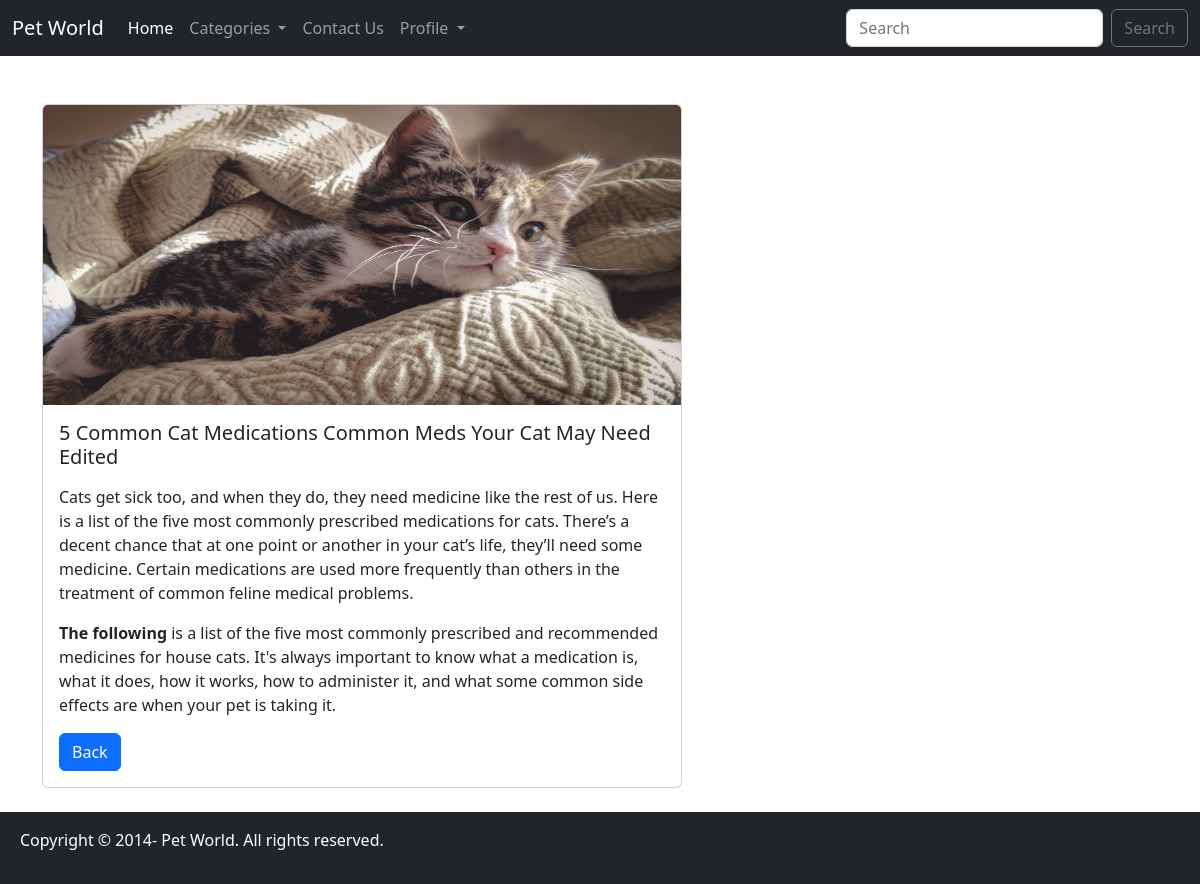
The app's page /storydetail3 with its own data.
### myapp/models.py (models this page shows, shortened)
class Story(models.Model):
    title = models.CharField(max_length=300)
    body = RichTextField()
    story_image = models.ImageField(blank=True, null=True, upload_to='images/')
    author = models.ForeignKey(User, on_delete=models.CASCADE)
    created_at = models.DateField(auto_now_add=True)
    category = models.ForeignKey(Category, null=True, on_delete=models.SET_NULL)

### myapp/views.py (the view)
# urls.py: path('storydetail<story_id>', views.storydetailview, name="storydetail"),
def storydetailview(request, story_id):
    story = Story.objects.get(pk=story_id)
    return render(request, 'storydetail.html', {'story':story})

### templates/storydetail.html (shortened to what this page needs)
{% extends 'base.html' %}
{% block content %}
<br/>
<div class="container">
    <div class="card" style="width: 40rem;">
        {% if story.story_image %}
        <img src="{{story.story_image.url}}" class="card-img-top" width="200" height="300" alt="...">
        {% endif %}
        <div class="card-body">
          <h5 class="card-title">{{story.title}}</h5>
          <p class="card-text">{{story.body|safe}}</p>
          <a href="{% url 'home' %}" class="btn btn-primary">Back</a>
        </div>
      </div>
</div>
<br/>
{% endblock %}

### templates/base.html (shortened to what this page needs)
<!doctype html>
<html lang="en">
  <head>
    <link href="https://cdn.jsdelivr.net/npm/bootstrap@5.2.0/dist/css/bootstrap.min.css" rel="stylesheet">
  </head>
  <body>
    <nav class="navbar navbar-expand-lg navbar-dark bg-dark">
        <div class="container-fluid">
          <a class="navbar-brand" href="{% url 'home' %}">Pet World</a>
          <div class="collapse navbar-collapse" id="navbarSupportedContent">
            <ul class="navbar-nav me-auto mb-2 mb-lg-0">
              <li class="nav-item">
                <a class="nav-link active" aria-current="page" href="{% url 'home' %}">Home</a>
              </li>
              <li class="nav-item dropdown">
                <a class="nav-link dropdown-toggle" href="#" role="button" data-bs-toggle="dropdown" aria-expanded="false">
                  Categories
                </a>
              </li>
              <li class="nav-item">
                <a class="nav-link" href="{% url 'contact' %}">Contact Us</a>
              </li>
              <li class="nav-item dropdown">
                <a class="nav-link dropdown-toggle" href="#" role="button" data-bs-toggle="dropdown" aria-expanded="false">
                  Profile
                </a>
              </li>
            </ul>
            <form method="POST" action="searchstory" class="d-flex" role="search">
              <input class="form-control me-2" name="searched" type="search" placeholder="Search" aria-label="Search">
              <button class="btn btn-outline-secondary" type="submit">Search</button>
            </form>
          </div>
        </div>
    </nav>
    <br/>
    {% block content %}
    {% endblock %}
    <nav class="navbar navbar-expand-lg navbar-dark bg-dark">
        <div class="container-fluid">
            <div class="collapse navbar-collapse" id="navbarSupportedContent">
                <ul class="navbar-nav me-auto mb-2 mb-lg-0">
                <li class="nav-item">
                    <p class="nav-link active" aria-current="page">Copyright © 2014-{{current_year}} Pet World. All rights reserved.</p>
                </li>
                </ul>
            </div>
        </div>
    </nav>
  </body>
</html>

### records on screen
Story: story_image (picture), title "5 Common Cat Medications Common Meds Your Cat May Need Edited", body "Cats get sick too, and when they do, they need medicine like the rest of us. Here is a list of the five most commonly prescribed medications for cats. There’s a decent chance that at one point or another in your cat’s life, they’ll need some medicine. Certain medications are used more frequently than others in the treatment of common feline medical problems. The following is a list of the five most commonly prescribed and recommended medicines for house cats. It's always important to know what a medication is, what it does, how it works, how to administer it, and what some common side effects are when your pet is taking it."
